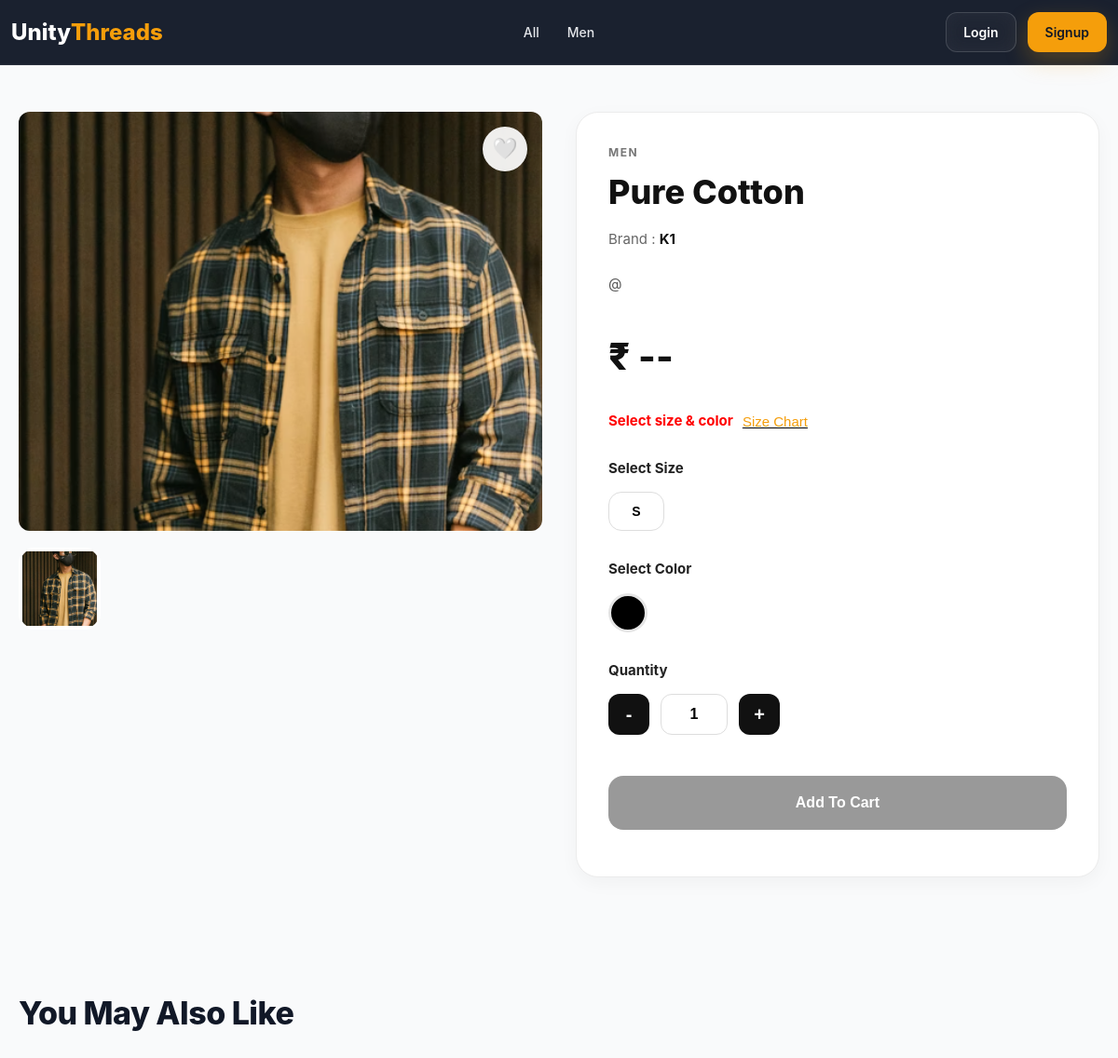
The app's page /product/pure-cotton/ with its own data.
### products/models.py (models this page shows, shortened)
class BaseModel(models.Model):
    created_at = models.DateTimeField(
        auto_now_add=True
    )
    updated_at = models.DateTimeField(
        auto_now=True
    )
    class Meta:
        abstract = True

class Category(BaseModel):
    name = models.CharField(
        max_length=100,
        unique=True
    )
    slug = models.SlugField(
        unique=True,
        blank=True
    )
    image = models.ImageField(
        upload_to='categories/',
        blank=True,
        null=True
    )
    is_active = models.BooleanField(default=True)
    class Meta:
        verbose_name_plural = "Categories"
        ordering = ['name']
        indexes = [
            models.Index(fields=['slug']),
            models.Index(fields=['is_active']),
        ]

class ProductImage(BaseModel):
    product = models.ForeignKey(
        Product,
        on_delete=models.CASCADE,
        related_name='images'
    )
    image = models.ImageField(
        upload_to='products/'
    )
    is_primary = models.BooleanField(default=False)
    class Meta:
        ordering = ['-is_primary']

class Product(BaseModel):
    STATUS_CHOICES = (
        ('draft', 'Draft'),
        ('published', 'Published'),
        ('out_of_stock', 'Out Of Stock'),
    )
    id = models.UUIDField(
        primary_key=True,
        default=uuid.uuid4,
        editable=False
    )
    category = models.ForeignKey(
        Category,
        on_delete=models.CASCADE,
        related_name='products'
    )
    brand = models.ForeignKey(
        Brand,
        on_delete=models.CASCADE,
        related_name='products'
    )
    name = models.CharField(max_length=255)
    slug = models.SlugField(
        unique=True,
        blank=True
    )
    description = models.TextField()
    material = models.CharField(
        max_length=255,
        blank=True,
        null=True
    )
    minimum_order_quantity = models.PositiveIntegerField(
        default=1
    )
    status = models.CharField(
        max_length=20,
        choices=STATUS_CHOICES,
        default='draft'
    )
    is_featured = models.BooleanField(default=False)
    is_active = models.BooleanField(default=True)
    meta_title = models.CharField(
        max_length=255,
        blank=True,
        null=True
    )
    meta_description = models.TextField(
        blank=True,
        null=True
    )
    class Meta:
        ordering = ['-created_at']
        indexes = [
            models.Index(fields=['slug']),
            models.Index(fields=['status']),
            models.Index(fields=['is_active']),
        ]

class Brand(BaseModel):
    name = models.CharField(
        max_length=100,
        unique=True
    )
    slug = models.SlugField(
        unique=True,
        blank=True
    )
    logo = models.ImageField(
        upload_to='brands/',
        blank=True,
        null=True
    )
    is_active = models.BooleanField(default=True)
    class Meta:
        ordering = ['name']

class Color(BaseModel):
    name = models.CharField(
        max_length=50,
        unique=True
    )
    hex_code = models.CharField(
        max_length=10,
        blank=True,
        null=True
    )
    class Meta:
        ordering = ['name']

### products/views.py (the view)
class ProductDetailView(DetailView):
    model = Product
    template_name = "products/product_detail.html"
    context_object_name = "product"
    slug_field = "slug"
    slug_url_kwarg = "slug"
    def get_queryset(self):
        return Product.objects.select_related(
            "category",
            "brand"
        ).prefetch_related(
            "images",
            Prefetch(
                "variants",
                queryset=ProductVariant.objects.filter(
                    is_active=True
                ).select_related(
                    "size",
                    "color"
                )
            )
        ).filter(
            is_active=True
        )
    def get_context_data(self, **kwargs):
        context = super().get_context_data(**kwargs)
        product = self.object
        images = list(
            product.images.all()
        )
        context["images"] = images
        context["primary_image"] = next(
            (
                img for img in images
                if img.is_primary
            ),
            images[0] if images else None
        )
        variants = list(
            product.variants.all()
        )
        context["variants"] = variants
        context["variant_data"] = [
            {
                "id": variant.id,
                "size": variant.size.name,
                "color": variant.color.name,
                "hex": variant.color.hex_code,
                "price": str(
                    variant.wholesale_price
                ),
                "stock": variant.stock_quantity
            }
            for variant in variants
        ]
        context["sizes"] = sorted(
            set(
                variant.size.name
                for variant in variants
            )
        )
        unique_colors = {}
        for variant in variants:
            color_name = variant.color.name
            if color_name not in unique_colors:
                unique_colors[color_name] = {
                    "name": color_name,
                    "hex_code":
                        variant.color.hex_code
                }
        context["colors"] = unique_colors.values()
        first_variant = variants[0] if variants else None
        context["default_price"] = (
            first_variant.wholesale_price
            if first_variant else 0
        )
        context["total_stock"] = sum(
            variant.stock_quantity
            for variant in variants
        )
        context["related_products"] = Product.objects.select_related(
            "brand",
            "category"
        ).prefetch_related(
            "images",
            "variants"
        ).filter(
            category=product.category,
            is_active=True,
            status="published"
        ).exclude(
            id=product.id
        )[:8]
        is_in_wishlist = False
        if self.request.user.is_authenticated:
            is_in_wishlist = Wishlist.objects.filter(
                user=self.request.user,
                product=product
            ).exists()
        context["is_in_wishlist"] = is_in_wishlist
        return context

### home/context_processors.py (called while the page is built)
def global_data(request):
    return {
        "categories": Category.objects.all()
    }

### products/templates/products/product_detail.html (shortened to what this page needs)
{% load static %}
<!DOCTYPE html>
<html lang="en">
<head>
    <link rel="stylesheet"
          href="{% static 'products/css/product_detail.css' %}">
</head>
<body>
{% include 'partials/navbar.html' %}
<body data-authenticated="{% if request.user.is_authenticated %}true{% else %}false{% endif %}">
<section class="product-detail-section">
    <div class="product-container">
<div class="image-box">
    <div class="slider-wrapper">
        <div class="slider-track" id="sliderTrack">
                    {% for img in images %}
                    <div class="slide">
                        <img src="{{ img.image.url }}" alt="{{ product.name }}">
                    </div>
                    {% endfor %}
                </div>
                <button id="wishlistBtn"
                        class="wishlist-btn {% if is_in_wishlist %}active{% endif %}"
                        data-product-id="{{ product.id }}">
                    {% if is_in_wishlist %}❤️{% else %}🤍{% endif %}
                </button>
            </div>
            <div class="thumbs">
           {% for img in images|slice:":6" %}
                <div class="thumb-item">
                    <img src="{{ img.image.url }}"
                         data-index="{{ forloop.counter0 }}"
                         onclick="goToSlide(this.dataset.index)">
                </div>
                {% endfor %}
            </div>
        </div>
        <div class="info-box">
            <div class="product-category">
                {{ product.category.name }}
            </div>
            <h1 class="product-title">
                {{ product.name }}
            </h1>
            <div class="brand-name">
                Brand :
                <span>{{ product.brand.name }}</span>
            </div>
            <div class="product-description">
                {{ product.description }}
            </div>
            <div class="price-box">
                ₹ <span id="price">--</span>
            </div>
            <div id="stockStatus"
                 class="stock-status">
              <h4 >Select size & color</h4>
                 <button type="button"
            class="stock-size-link"
            onclick="openSizeChart()">
                     Size Chart
    </button>
            </div>
            <div class="options">
                <h4>Select Size</h4>
                <div class="option-list">
                    {% for size in sizes %}
                        <button type="button"
                                class="option-btn size-btn"
                                onclick="selectSize(this)"
                                data-size="{{ size }}">
                            {{ size }}
                        </button>
                    {% endfor %}
                </div>
            </div>
            <div class="options">
                <h4>Select Color</h4>
                <div class="color-list">
                    {% for color in colors %}
                        <button type="button"
                                class="color-btn"
                                style="background: {{ color.hex_code }}"
                                onclick="selectColor(this)"
                                data-color="{{ color.name }}"
                                title="{{ color.name }}">
                        </button>
                    {% endfor %}
                </div>
            </div>
            <div class="options">
                <h4>Quantity</h4>
                <div class="qty-wrapper">
                    <button type="button"
                            class="qty-btn"
                            onclick="decreaseQty()">
                        -
                    </button>
                    <input type="text"
                           id="quantity"
                           value="1"
                           readonly>
                    <button type="button"
                            class="qty-btn"
                            onclick="increaseQty()">
                        +
                    </button>
                </div>
            </div>
            <button type="button"
                    id="addToCartBtn"
                    class="add-btn"
                    disabled>
                Add To Cart
            </button>
        </div>
    </div>
</section>
<section class="related-section">
    <div class="related-header">
        <h2>You May Also Like</h2>
    </div>
</section>
</body>
</html>

### home/templates/partials/navbar.html (shortened to what this page needs)
{% load static %}
<link rel="stylesheet" href="{% static 'home/css/navbar.css' %}">
<header class="header" id="header">
    <a href="/" class="logo">
        Unity<span>Threads</span>
    </a>
      <nav class="nav" id="nav">
    <a href="{% url 'product_list' %}">All</a>
    {% for category in categories %}
        <a href="{% url 'product_list' %}?category={{ category.slug }}">
            {{ category.name }}
        </a>
    {% endfor %}
</nav>
    <div class="nav-actions">
        {% if not request.user.is_authenticated %}
        <div class="auth-buttons" id="guestMenu">
            <a href="{% url 'login' %}" class="login-btn">Login</a>
            <a href="{% url 'signup' %}" class="signup-btn">Signup</a>
        </div>
        {% endif %}
    </div>
</header>

### products/static/products/css/product_detail.css (style rules this page uses)
* { margin:0; padding:0; box-sizing:border-box; }
html { scroll-behavior:smooth; }
body { font-family:Arial,sans-serif; background:#f5f5f5; color:#111; line-height:1.5; overflow-x:hidden; padding-top:90px; }
img { width:100%; display:block; }
a { text-decoration:none; color:inherit; }
.image-box { width:100%; }
.slider-wrapper { position:relative; width:100%; height:450px; overflow:hidden; border-radius:12px; }
.slider-track { display:flex; width:100%; height:100%; transition:transform 0.5s ease-in-out; }
.slide { min-width:100%; height:100%; }
.slide img { width:100%; height:100%; object-fit:cover; }
.wishlist-btn { position:absolute; top:15px; right:15px; z-index:2; background:#fff; border:none; border-radius:50%; width:40px; height:40px; cursor:pointer; }
.thumbs { display:flex; gap:10px; margin-top:12px; overflow-x:auto; }
.thumb-item img { width:60px; height:60px; object-fit:cover; border-radius:0px; cursor:pointer; border:2px solid transparent; }
.product-detail-section { padding:30px 20px 60px; }
.product-container { width:100%; max-width:1400px; margin:auto; display:grid; grid-template-columns:minmax(0,1fr) minmax(0,1fr); gap:50px; align-items:start; }
.image-box { position:sticky; top:20px; }
.wishlist-btn { position:absolute; top:16px; right:16px; width:48px; height:48px; border:none; border-radius:50%; background:rgba(255,255,255,0.92); backdrop-filter:blur(10px); display:flex; align-items:center; justify-content:center; font-size:22px; cursor:pointer; box-shadow:0 8px 24px rgba(0,0,0,0.12); z-index:10; transition:0.25s ease; }
.thumbs { display:flex; gap:14px; margin-top:18px; overflow-x:auto; scrollbar-width:none; padding-bottom:4px; }
.thumb-item { flex-shrink:0; width:88px; height:88px; border-radius:16px; overflow:hidden; background:#fff; border:2px solid transparent; cursor:pointer; transition:0.25s ease; }
.thumb-item img { width:100%; height:100%; object-fit:cover; }
.info-box { background:#fff; border-radius:24px; padding:42px; border:1px solid #ececec; box-shadow:0 6px 20px rgba(0,0,0,0.04); }
.product-category { font-size:12px; font-weight:700; letter-spacing:1.5px; color:#777; text-transform:uppercase; margin-bottom:12px; }
.product-title { font-size:42px; font-weight:800; line-height:1.2; margin-bottom:18px; color:#111; }
.brand-name { font-size:15px; color:#666; margin-bottom:22px; }
.brand-name span { font-weight:700; color:#111; }
.product-description { color:#555; font-size:15px; line-height:1.9; margin-bottom:34px; }
.price-box { font-size:40px; font-weight:800; margin-bottom:28px; color:#111; }
.stock-status { margin-bottom:28px; font-size:15px; font-weight:700; }
.options { margin-bottom:30px; }
.options h4 { margin-bottom:14px; font-size:15px; font-weight:700; color:#222; }
.option-list { display:flex; gap:12px; flex-wrap:wrap; }
.option-btn { min-width:60px; padding:12px 18px; border:1px solid #ddd; background:#fff; border-radius:14px; cursor:pointer; font-size:14px; font-weight:700; transition:0.25s ease; }
.color-list { display:flex; gap:14px; flex-wrap:wrap; }
.color-btn { width:42px; height:42px; border-radius:50%; border:3px solid #e5e5e5; cursor:pointer; transition:0.25s ease; }
.qty-wrapper { display:flex; align-items:center; gap:12px; }
.qty-btn { width:44px; height:44px; border:none; background:#111; color:#fff; border-radius:12px; font-size:20px; font-weight:700; cursor:pointer; transition:0.25s ease; }
#quantity { width:72px; height:44px; border:1px solid #ddd; border-radius:12px; text-align:center; font-size:16px; font-weight:700; outline:none; }
.add-btn { width:100%; height:58px; margin-top:14px; border:none; border-radius:16px; background:#111; color:#fff; font-size:16px; font-weight:700; cursor:pointer; transition:0.3s ease; }
.add-btn:disabled { background:#999; cursor:not-allowed; transform:none; }
.related-section { width:100%; max-width:1440px; margin:60px auto; padding:0 20px; }
.related-header { margin-bottom:26px; }
.related-header h2 { font-size:34px; font-weight:800; color:#111827; letter-spacing:-0.5px; }
@media (max-width:1200px) { .product-container { gap:36px; } }
@media (max-width:1200px) { .info-box { padding:34px; } }
@media (max-width:1200px) { .product-title { font-size:36px; } }
#stockStatus { color:red; }
.stock-status { display:flex; align-items:center; gap:10px; }
.stock-size-link { background:none; border:none; color:#f59e0b; font-size:15px; cursor:pointer; text-decoration:underline #000; margin-left:8x; transition:.2s ease; }

### records on screen
Category: name "Men"
ProductImage: image (picture)
Product: category.name "MEN", name "Pure Cotton", brand.name "K1", description "@"

### other values on screen
{{ size }} "S"
